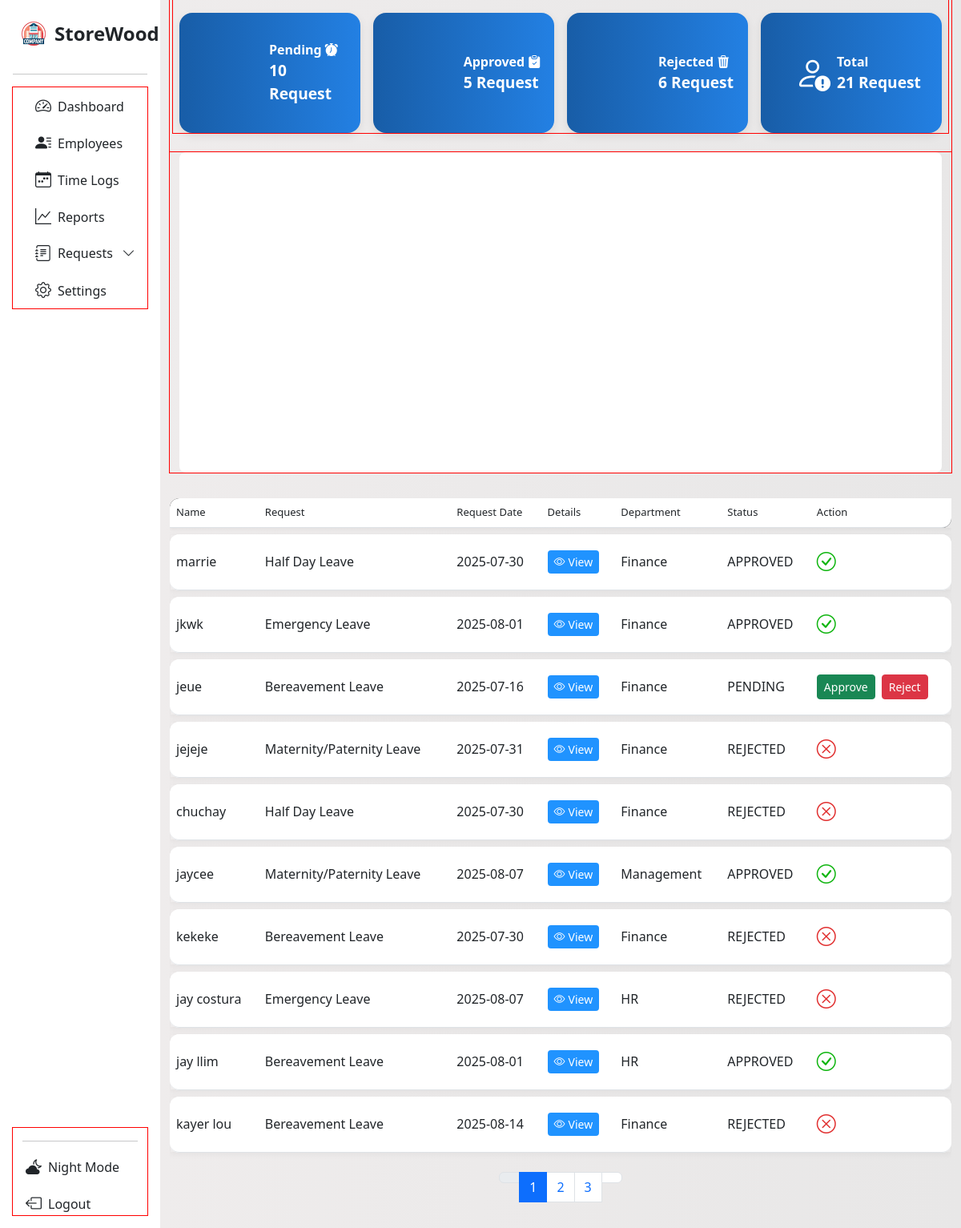
Page /request_page on the committed database.
### tables this page shows
CREATE TABLE request (
                    id INTEGER PRIMARY KEY AUTOINCREMENT,
                    request_id TEXT,
                    name TEXT,
                    request_type TEXT,
                    date TEXT,
                    details TEXT,
                    department TEXT,
                    status TEXT DEFAULT 'PENDING',
                    action TEXT, time, expiration_time, expiration_date);

### App/main.py (the view)
@app.route('/request_page', methods=['GET'])
def request_page():
    rows = []
    page = int(request.args.get('page', 1))
    per_page = 10
    offset = (page - 1) * per_page
    try:
        with sqlite3.connect(db.connect_request_table()) as req_con:
            df = pd.read_sql_query("SELECT * FROM request", req_con)
            count_stats = df['status'].value_counts()
            pending = count_stats.get('PENDING', 0)
            approved = count_stats.get('APPROVED', 0)
            rejected = count_stats.get('REJECTED', 0)
            total_req = pending + approved + rejected
            record = {'pending': pending, 'approved': approved, 'rejected': rejected, 'total': total_req}
            cur = req_con.cursor()
            cur.execute('''SELECT name, request_type, date, details, department,
                        status, action, request_id FROM request LIMIT ? OFFSET ?''', (per_page, offset))
            display = cur.fetchall()
            for info in display:
                row = {'name': info[0], 'request': info[1],
                    'date': info[2], 'details': info[3],
                    'department': info[4], 'status': info[5],
                    'action': info[6], 'req_id': info[7]
                    }
                rows.append(row)
            cur.execute('''SELECT COUNT(*) FROM request''')
            total_rows = cur.fetchone()[0]
            total_page = math.ceil(total_rows / per_page)
            data = get_requests_per_day()
    except sqlite3.OperationalError:
        print("We're having a trouble retrieving request page data. Please try again." )
        traceback.print_exc()
    return render_template('req_page.html', page='requests', subpage='new',
                           rows = rows, records = record, request_data = data,
                           total_pages = total_page, table_page = page)

### App/database.py (called while the page is built)
    def connect_request_table(self):
        return self.employee_leave_request

### App/main.py (called while the page is built)
def get_requests_per_day():
    data = defaultdict(int)
    with sqlite3.connect(db.connect_request_table()) as con:
        cur = con.cursor()
        cur.execute("SELECT date FROM request")
        fetch = cur.fetchall()
    for row in fetch:
        dates = row[0]
        try:
            date_object = datetime.strptime(dates, "%Y-%m-%d %H:%M:%S")
            only_date = date_object.date().isoformat()
            data[only_date] += 1
        except Exception as e:
            try:
                only_date = datetime.strptime(dates, "%Y-%m-%d").date().isoformat()
                data[only_date] += 1
            except Exception as e:
                print(f"Skipping invalid date: {dates}", e)
    chart_data = [{'x':date, 'y':count} for date, count in sorted(data.items())]
    return chart_data

### App/templates/req_page.html (shortened to what this page needs)
<!DOCTYPE html>
<html lang="en">
<head>
  <link rel="stylesheet" href="{{ url_for('static', filename='dash.css') }}">
  <link rel="stylesheet" href="{{ url_for('static', filename='request.css') }}">
  <link href="https://cdn.jsdelivr.net/npm/bootstrap-icons@1.11.3/font/bootstrap-icons.css" rel="stylesheet">
  <link href='https://unpkg.com/boxicons@2.1.4/css/boxicons.min.css' rel='stylesheet'>
  <link href="https://cdn.jsdelivr.net/npm/bootstrap@5.3.0/dist/css/bootstrap.min.css" rel="stylesheet">
</head>
<body>
<div class="container-fluid">
  <div class="row flex-nowrap">
<nav id="sidebarMenu" class="col-12 col-sm-4 col-md-3 col-lg-3 col-xl-2 bg-col px-0 position-sticky sticky-top">
  <div class="d-flex w-100 flex-column p-3 align-items-sm-start pt-4 h-100">
    <a href="/" class="d-flex align-items-center mb-3 text-dark text-decoration-none w-100 px-2">
      <img src="{{ url_for('static', filename='img/company.png') }}?v=2" alt="Logo" width="36" height="36" class="me-2">
      <span class="fs-4 fw-semibold">StoreWood</span>
    </a>
    <hr class="w-100">
    <ul class="nav nav-pills flex-column mb-auto w-100" id="menu">
      <div class="container con-li">
        <li class="nav-item">
          <a href="{{ url_for('management') }}" class="nav-link text-dark">
            <i class="bi bi-speedometer2 fs-5"></i><span class="ms-2">Dashboard</span>
          </a>
        </li>
        <li class="nav-item">
          <a class="nav-link text-dark" href="{{ url_for('employees_management') }}">
            <i class="bi bi-person-lines-fill fs-5"></i><span class="ms-2">Employees</span>
          </a>
        </li>
        <li>
          <a href="#" class="nav-link text-dark">
            <i class="bi bi-calendar-week fs-5"></i><span class="ms-2">Time Logs</span>
          </a>
        </li>
        <li>
          <a href="#" class="nav-link text-dark">
            <i class="fs-5 bi bi-graph-up"></i><span class="ms-2">Reports</span>
          </a>
        </li>
      <li class="nav-item">
        <a class="nav-link d-flex justify-content-between align-items-center text-dark"
          data-bs-toggle="collapse" href="#requestsSubMenu"  role="button"
          aria-expanded="false" aria-controls="requestsSubMenu">
          <span class="d-flex align-items-center gap-2 flex-grow-1">
            <i class="fs-5 bi bi-journal-text"></i>
            <span class="text-truncate">Requests</span>
          </span>
          <i class="bi bi-chevron-down arrow-icon ms-2"></i>
        </a>
      </li>
        <li>
          <a href="#" class="nav-link text-dark">
            <i class="fs-5 bi bi-gear"></i><span class="ms-2">Settings</span>
          </a>
        </li>
      </div>
    </ul>
    <div class="container mt-auto">
      <hr class="w-100">
      <a href="{{ url_for('admin_login') }}" class="nav-link text-dark mt-3">
        <i class="bi bi-cloud-moon-fill fs-5 ms-1"></i><span class="ms-2">Night Mode</span>
      </a>
      <a href="{{ url_for('admin_login') }}" class="nav-link text-dark mt-3">
        <i class="bi bi-box-arrow-left fs-5 ms-1"></i><span class="ms-2">Logout</span>
      </a>
    </div>
  </div>
</nav>
<div class="main-top-var col py-3 content">
<div class="container">
  <div class="row g-3 mb-4">
    <div class="col-xl-3 col-lg-6">
      <div class="d-flex align-items-center justify-content-center text-white p-3 rounded-4 stat-box h-100">
        <div class="stat-content">
          <div class="stat-title">Pending <i class="bi bi-alarm-fill"></i></div>
          <div class="stat-value">{{ records.pending }} Request</div>
        </div>
      </div>
    </div>
    <div class="col-xl-3 col-lg-6">
      <div class="d-flex align-items-center justify-content-center text-white p-3 rounded-4 stat-box h-100">
        <div class="stat-content">
          <div class="stat-title">Approved <i class="bi bi-clipboard-check-fill"></i></div>
          <div class="stat-value">{{ records.approved }} Request</div>
        </div>
      </div>
    </div>
    <div class="col-xl-3 col-lg-6">
      <div class="d-flex align-items-center justify-content-center text-white p-3 rounded-4 stat-box h-100">
        <div class="stat-content">
          <div class="stat-title">Rejected <i class="bi bi-trash3-fill"></i></div>
          <div class="stat-value">{{ records.rejected }} Request</div>
        </div>
      </div>
    </div>
    <div class="col-xl-3 col-lg-6">
      <div class="d-flex align-items-center justify-content-center text-white p-3 rounded-4 stat-box h-100">
        <div class="ms-3 d-flex align-items-center justify-content-center" style="font-size: 2.8rem;">
          <i class="bi bi-person-exclamation"></i>
        </div>
        <div class="flex-grow-0 ms-2">
          <div class="stat-title">Total</div>
          <div class="stat-value">{{ records.total }} Request</div>
        </div>
      </div>
    </div>
  </div>
  <div class="row mb-4">
    <div class="col-12">
      <div id="chart" class="w-100" data-requests='{{ request_data | tojson }}'></div>
    </div>
  </div>
</div>
    <div class="table-responsive">
      <table class="table display custom-table" id="myTable">
        <thead class="head bg-black">
          <tr>
            <th>Name</th>
            <th>Request</th>
            <th>Request Date</th>
            <th>Details</th>
            <th>Department</th>
            <th>Status</th>
            <th>Action</th>
          </tr>
        </thead>
        <tbody>
          {% for row in rows %}
          <tr>
            <td>{{row['name']}}</td>
            <td>{{row['request']}}</td>
            <td>{{row['date']}}</td>
            <td>
              <a href="/read_request/{{row['req_id']}}"
                class="btn btn-info btn-sm"
                style="background-color: rgb(32, 147, 255); border: transparent;">
                <span style="color: white;" class="d-flex flex-row">
                  <i class="bi bi-eye me-1"></i> View
                </span>
              </a>
            </td>
            <td>{{row['department']}}</td>
            <td>{{row['status']}}</td>
            {%if row['status'] == 'PENDING' %}
            <td>
              <div class="d-flex flex-row gap-2">
                <form method="POST" action="/update_status">
                  <button type="submit" class="btn btn-success btn-sm">Approve</button>
                </form>
                <form method="POST" action="/update_status">
                  <button type="submit" class="btn btn-danger btn-sm">Reject</button>
                </form>
              </div>
            </td>
          {% else %}
            <td>
              <div class="d-flex flex-row gap-2">
                {% if row['status'] == 'APPROVED' %}
                  <i class="bi bi-check-circle fs-4" style="color: rgb(15, 181, 15);"></i>
                {% elif row['status'] == 'REJECTED' %}
                  <i class="bi bi-x-circle fs-4" style="color: rgb(225, 48, 48);"></i>
                {% endif %}
                </div>
            </td>
            {% endif %}
          </tr>
        </tbody>
        {% endfor %}
      </table>
    </div>
      <div class="w-100 d-flex justify-content-center gap-1">
        <nav aria-label="Page navigation">
          <ul class="pagination">
            <li class="page-item {% if table_page == 1 %}disabled{% endif %} arrow-head">
              <a class="page-link" href="?page={{ table_page - 1 }}" aria-label="Previous">
              </a>
            </li>
            {% for page_num in range(1, total_pages + 1) %}
            <li class="page-item {% if page_num == table_page %}active{% endif %}">
              <a class="page-link" href="?page={{ page_num }}">{{ page_num }}</a>
            </li>
            {% endfor %}
            <li class="page-item {% if table_page == total_pages %}disabled{% endif %} arrow-head">
              <a class="page-link" href="?page={{ table_page + 1 }}" aria-label="Next">
              </a>
            </li>
        </ul>
      </nav>
    </div>
  </div>
</div>
</body>
</html>

### App/static/dash.css (style rules this page uses)
* { scrollbar-width: none; }
body { background: linear-gradient(to right, #f0eded, #e8e7e7); overflow: hidden; scrollbar-width: none; height: 100%; }
*, *::before, *::after { box-sizing: border-box; }
.bg-col { background-color: rgb(255, 255, 255) !important; }
.custom-table { border-collapse: separate !important; border-spacing: 0 6px; height: 30px; border-radius: 10px; overflow-y: scroll; }
.custom-table tbody tr td, .custom-table tbody tr th { height: 70px; vertical-align: middle; }
.custom-table tbody tr { background-color: #fff; box-shadow: 0 2px 8px rgba(0, 0, 0, 0.05); }
.custom-table tbody tr td:first-child, .custom-table tbody tr th:first-child { border-top-left-radius: 12px; border-bottom-left-radius: 12px; }
.custom-table tbody tr td:last-child { border-top-right-radius: 12px; border-bottom-right-radius: 12px; }
.custom-table thead th:first-child { border-top-left-radius: 12px; }
.custom-table thead th:last-child { border-bottom-right-radius: 12px; }
thead.head th { font-size: small; font-weight: 500; }
.bg-col { background-color: white; }
.bg-col ul li { min-width: 140px; max-width: 100%; width: auto; }
#sidebarMenu { height: 100vh; overflow-y: scroll; overflow-x: hidden; position: sticky; top: 0; scrollbar-width: none; -ms-overflow-style: none; }
main, .container, .row, .col { outline: 1px solid red; }
.stat-box { height: 100%; min-height: 100px; box-shadow: 0 4px 12px rgba(0, 0, 0, 0.08); }
.main-top-var { height: 100vh; overflow-y: auto; }
.arrow-icon { transition: transform 0.3s ease; display: inline-block; position: relative; width: 1.2em; text-align: center; }
.arrow-icon::before { content: ''; display: inline-block; width: 0; }

### App/static/request.css (style rules this page uses)
.stat-box { min-height: 150px; }
.stat-content { display: flex; flex-direction: column; justify-content: center; }
.stat-title { font-size: 1.1rem; font-weight: 600; }
.stat-value { font-size: 1.3rem; font-weight: bold; }
.stat-box { background: linear-gradient(to right,rgb(24, 93, 167),rgb(35, 128, 227) ) ; }
#chart { width: 100%; min-height: 400px; background-color: white; border-radius: 8px; }
.stat-box { background-color: #4e73df; }
.stat-title { font-weight: 600; font-size: 1rem; }
.stat-value { font-size: 1.2rem; }
.head { white-space: nowrap; }
.custom-table { border-collapse: separate; border-spacing: 0 8px; }
.custom-table thead tr { box-shadow: 0 2px 4px rgba(0, 0, 0, 0.05); }

### rows in the picture
request: name "marrie", request "Half Day Leave", date "2025-07-30", department "Finance", status "APPROVED"
request: name "jkwk", request "Emergency Leave", date "2025-08-01", department "Finance", status "APPROVED"
request: name "jeue", request "Bereavement Leave", date "2025-07-16", department "Finance", status "PENDING"
request: name "jejeje", request "Maternity/Paternity Leave", date "2025-07-31", department "Finance", status "REJECTED"
request: name "chuchay", request "Half Day Leave", date "2025-07-30", department "Finance", status "REJECTED"
request: name "jaycee", request "Maternity/Paternity Leave", date "2025-08-07", department "Management", status "APPROVED"
request: name "kekeke", request "Bereavement Leave", date "2025-07-30", department "Finance", status "REJECTED"
request: name "jay costura", request "Emergency Leave", date "2025-08-07", department "HR", status "REJECTED"
request: name "jay llim", request "Bereavement Leave", date "2025-08-01", department "HR", status "APPROVED"
request: name "kayer lou", request "Bereavement Leave", date "2025-08-14", department "Finance", status "REJECTED"

### other values in the picture
{{ records.pending }} "10"
{{ records.approved }} "5"
{{ records.rejected }} "6"
{{ records.total }} "21"
{{ page_num }} "1" "2" "3"
